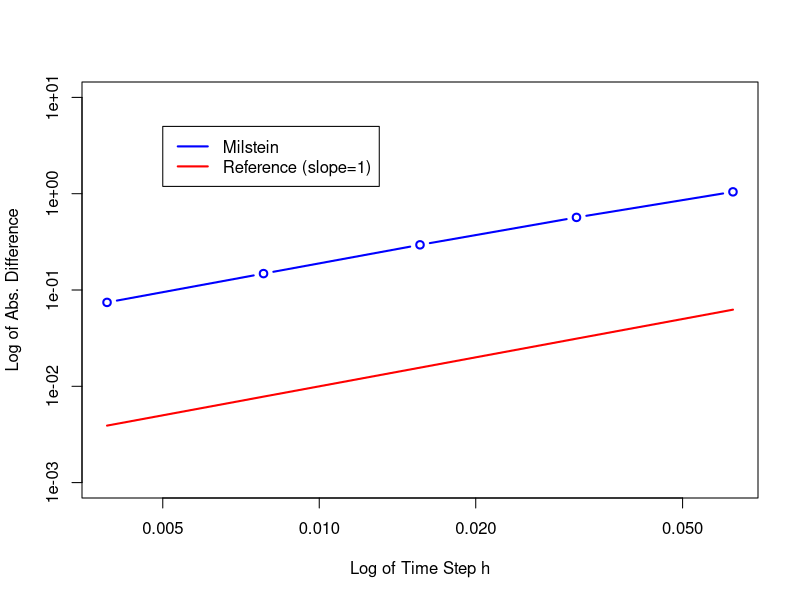
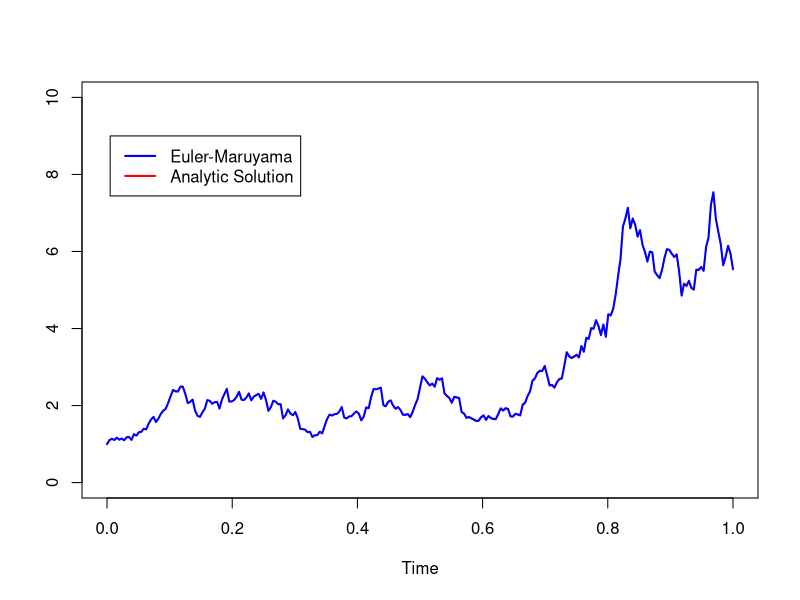

Write the R code that produced these figures, in order.
lamb  = 2
mu    = 1
Xzero = 1

################## PARTE I #########################
# Fazendo os gráficos dos erros
T  = 1
N  = 2**9 # number of discrete time steps
dt = T/N
M  = 2000 # number of repetitions
P  = 5
Xerr   = matrix(rep(0,M*P),ncol=P)

for(s in 1:M)
{
    dW = sqrt(dt)*rnorm(N)
    WT  = sum(dW)
    
    # Analytic solution
    Xtrue = Xzero*exp((lamb-0.5*mu**2)*T+mu*WT)
    
    # Euler-Maruyama:
    for( p in 1:5 )
    {
        R=2**p
        L=N/R
        Dt=R*dt
        Xem=Xzero
        for( j in 1:floor(L))
        {
            Winc= sum(dW[(R*(j-1)+1):(R*j)])
            Xem = Xem + lamb*Xem*Dt + mu*Xem*Winc + 0.5*(mu^2)*Xem*(Winc^2-Dt)
        }
        Xerr[s,p]=abs(Xem-Xtrue)
    }
}

# Tirando a média do erro para cada p 
mXerr = colMeans(Xerr)

# Fazendo o gráfico do erro
dts = c(dt*2**(1:5))
plot(dts,mXerr,ylab="Log of Abs. Difference",
     xlab="Log of Time Step h",type="b",col="blue",ylim=c(0.001,10),lwd=2,log="xy")
lines(dts,dts,lwd=2,col="red")
legend(0.005, 5, legend=c("Milstein", "Reference (slope=1)"),
       col=c("blue", "red"), lty=1, lwd=2)


################## PARTE II #########################
# Fazendo os gráficos dos caminhos
p = 1
R=2**p
L=N/R
Dt=R*dt

set.seed(15) # Fazendo a semente ser 15 para dar sempre o mesmo caminho
time = seq(0,T,Dt)
dW = sqrt(dt)*rnorm(N)
    
# Analytic solution
XtrueV = rep(0,floor(L)+1)
XtrueV[1] = Xzero
for(j in 1:floor(L)){
    W = sum(dW[0:(R*j)])
    XtrueV[j+1] = Xzero*exp((lamb-0.5*mu**2)*(j*Dt)+mu*W)
}
    
# Euler-Maruyama:
XemV = rep(0,floor(L)+1)
XemV[1]=Xzero
for(j in 1:floor(L))
{
    Winc= sum(dW[(R*(j-1)+1):(R*j)])
    XemV[j+1] = XemV[j] + lamb*XemV[j]*Dt + mu*XemV[j]*Winc + 0.5*(mu^2)*XemV[j]*(Winc^2-Dt)
}
plot(time,XtrueV,ylab="",xlab="Time",type="l",col="red",ylim=c(0,10))
lines(time,XemV,type="l",lwd=2,col="blue")
legend(0.005,9, legend=c("Euler-Maruyama", "Analytic Solution"),
       col=c("blue", "red"), lty=1, lwd=2)
